Frame 1 (no input): blank canvas, image omitted
Frame 60 (no input): blank canvas, image omitted
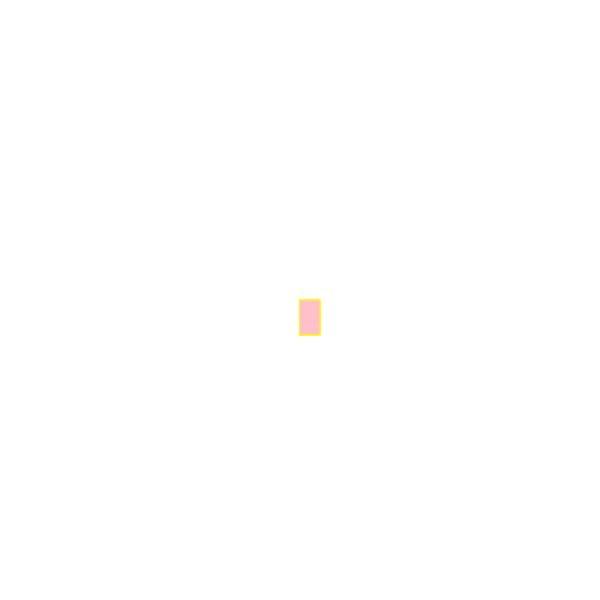
Frame 120 (the mouse pressed at the canvas centre since frame 60)

The p5.js sketch whose frames 1 and 60 were blank and that drew this single picture after the mouse press (run headless with seeded random() and noise() and a simulated clock; from frame 60 on, the mouse is pressed at the canvas centre):

// p5.js sketch
// ── sketch.js
function setup() {
    createCanvas(600, 600);
    background("white");
  }
  
  function draw() {
    stroke("yellow");
    fill("pink");
  
    // console.log(mouseIsPressed)
  
    if (mouseIsPressed) {
      rect(mouseX, mouseY, 20, 35);
    }
  }
